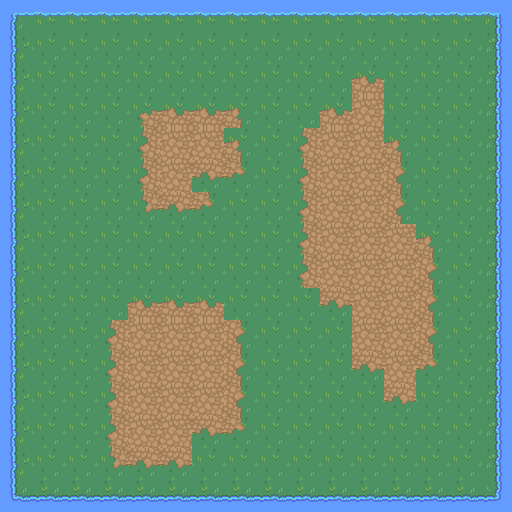

This is a level from a 2D game, rendered from its Tiled map with the project's own tilesets. A one-line summary and the map file follow, with tile-layer data summarised:
An orthogonal 16x16 tile map with 32x32 px tiles, 2 tile layers (圖塊層 1, 圖塊層 2) and 12 objects.

<map version="1.10" tiledversion="1.11.0" orientation="orthogonal" renderorder="right-down" width="16" height="16" tilewidth="32" tileheight="32" infinite="0" nextlayerid="3" nextobjectid="1">
 <tileset firstgid="1" name="RPG Nature Tileset" tilewidth="32" tileheight="32" tilecount="180" columns="20">
  <image source="RPG Nature Tileset.png" width="641" height="288" />
  <tile id="65">
   <properties>
    <property name="collides" type="bool" value="true" />
   </properties>
   <objectgroup draworder="index" id="2">
    <object id="1" x="0" y="0" width="32" height="8" />
    <object id="2" x="0" y="0" width="8" height="32" />
   </objectgroup>
  </tile>
  <tile id="66">
   <properties>
    <property name="collides" type="bool" value="true" />
   </properties>
   <objectgroup draworder="index" id="2">
    <object id="1" x="0" y="0" width="32" height="8" />
   </objectgroup>
  </tile>
  <tile id="67">
   <properties>
    <property name="collides" type="bool" value="true" />
   </properties>
   <objectgroup draworder="index" id="2">
    <object id="1" x="0" y="0" width="32" height="8" />
    <object id="2" x="24" y="0" width="8" height="32" />
   </objectgroup>
  </tile>
  <tile id="85">
   <properties>
    <property name="collides" type="bool" value="true" />
   </properties>
   <objectgroup draworder="index" id="2">
    <object id="1" x="0" y="0" width="8" height="32" />
   </objectgroup>
  </tile>
  <tile id="87">
   <properties>
    <property name="collides" type="bool" value="true" />
   </properties>
   <objectgroup draworder="index" id="2">
    <object id="1" x="24" y="0" width="8" height="32" />
   </objectgroup>
  </tile>
  <tile id="105">
   <properties>
    <property name="collides" type="bool" value="true" />
   </properties>
   <objectgroup draworder="index" id="2">
    <object id="1" x="0" y="24" width="32" height="8" />
    <object id="2" x="0" y="0" width="8" height="32" />
   </objectgroup>
  </tile>
  <tile id="106">
   <properties>
    <property name="collides" type="bool" value="true" />
   </properties>
   <objectgroup draworder="index" id="2">
    <object id="1" x="0" y="24" width="32" height="8" />
   </objectgroup>
  </tile>
  <tile id="107">
   <properties>
    <property name="collides" type="bool" value="true" />
   </properties>
   <objectgroup draworder="index" id="2">
    <object id="1" x="24" y="0" width="8" height="32" />
    <object id="2" x="0" y="24" width="32" height="8" />
   </objectgroup>
  </tile>
 </tileset>
 <layer id="1" name="圖塊層 1" width="16" height="16" locked="1">
  <data>[256 cells, 256 non-empty, 9 distinct tile ids]</data>
 </layer>
 <layer id="2" name="圖塊層 2" width="16" height="16" locked="1">
  <data>[256 cells, 77 non-empty, 9 distinct tile ids]</data>
 </layer>
</map>
